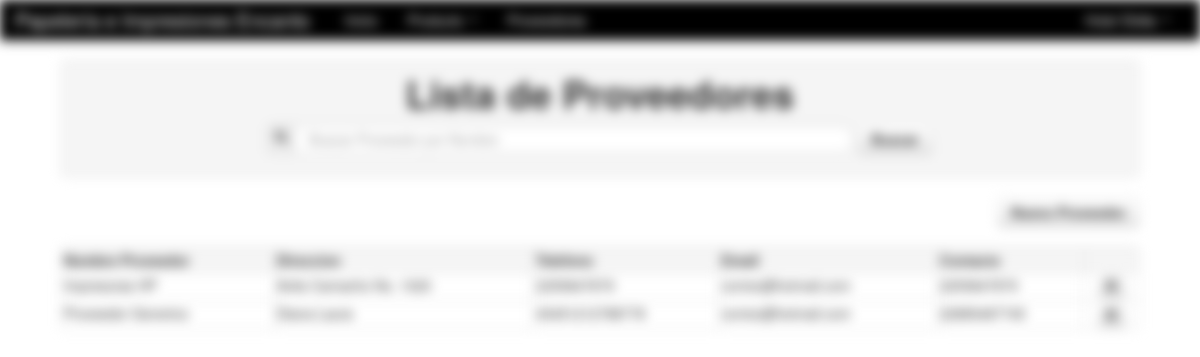
Page /Modulos/Producto/listado_proveedor.php (signed in) on the committed database.
### tables this page shows
CREATE TABLE IF NOT EXISTS `proveedor` (
`id` int(11) NOT NULL,
  `nombre` varchar(255) NOT NULL,
  `dir` varchar(255) NOT NULL,
  `tel` varchar(255) NOT NULL,
  `fax` varchar(255) NOT NULL,
  `nota` varchar(255) NOT NULL,
  `contacto` varchar(255) NOT NULL
);

### Modulos/Producto/listado_proveedor.php (the view, shortened to what this page needs)
<!DOCTYPE html>
<html lang="es">
  <head>
    <link href="../../css/bootstrap.css" rel="stylesheet">
    <link href="../../css/bootstrap-responsive.css" rel="stylesheet">
  </head>
  <body>
    <?php include_once "../../menu/m_producto.php"; ?>
	<div align="center">
    	<table width="90%">
          <tr>
            <td>
            	<table class="table table-bordered">
                  <tr class="well">
                    <td>
                   	 	<h1 align="center">Lista de Proveedores</h1>
                        <center>
                      	<form name="form3" method="post" action="" class="form-search">
                        	<div class="input-prepend input-append">
								<span class="add-on"><i class="icon-search"></i></span>
                        		<input type="text" name="buscar" autocomplete="off" class="input-xxlarge search-query"
                                autofocus placeholder="Buscar Proveedor por Nombre">
                            </div>
                            <button type="submit" class="btn" name="buton"><strong>Buscar</strong></button>
                    	</form>
                        </center>
                    </td>
                  </tr>
                </table>
                <div align="right">
	                <a href="#nuevo" role="button" class="btn" data-toggle="modal"><strong>Nuevo Proveedor</strong></a>
                </div>
                <br>
                <table class="table table-bordered">
                  <tr class="well">
                    <td><strong>Nombre Proveedor</strong></td>
                    <td><strong>Direccion</strong></td>
                    <td><strong>Telefono</strong></td>
                    <td><strong>Email</strong></td>
                    <td><strong>Contacto</strong></td>
                    <td></td>
                  </tr>
				  <?php
				  	if(!empty($_POST['buscar'])){
						$buscar=limpiar($_POST['buscar']);
						$pame=mysql_query("SELECT * FROM proveedor WHERE nombre LIKE '%$buscar%' ORDER BY nombre");
					}else{
						$pame=mysql_query("SELECT * FROM proveedor ORDER BY nombre");
					}
					while($row=mysql_fetch_array($pame)){
				  ?>
                  <tr>
                    <td><?php echo $row['nombre']; ?></td>
                    <td><?php echo $row['dir']; ?></td>
                    <td><?php echo $row['tel']; ?></td>
                    <td><?php echo $row['fax']; ?></td>
                    <td><?php echo $row['contacto'] ?></td>
                    <td>
                    	<center>
                            <a href="#act<?php echo $row['id']; ?>" role="button" class="btn btn-mini" data-toggle="modal">
                                <i class="icon-edit"></i>
                            </a>
                        </center>
                    </td>
                  </tr>
                  <?php } ?>
                </table>
            </td>
          </tr>
        </table>
    </div>
  </body>
</html>

### Modulos/Producto/listado_proveedor.php (style rules this page uses)
body { padding-top: 60px; padding-bottom: 40px; }

### rows in the picture
proveedor: nombre "Impresoras HP", dir "Avila Camacho No. 1020", tel "2255847879", fax "correo@hotmail.com", contacto "2255847879"
proveedor: nombre "Proveedor Generico", dir "Diana Laura", tel "45451212788778", fax "correo@hotmail.com", contacto "22885487745"

### other values in the picture
$_SESSION['user_name'] "Elidia"
